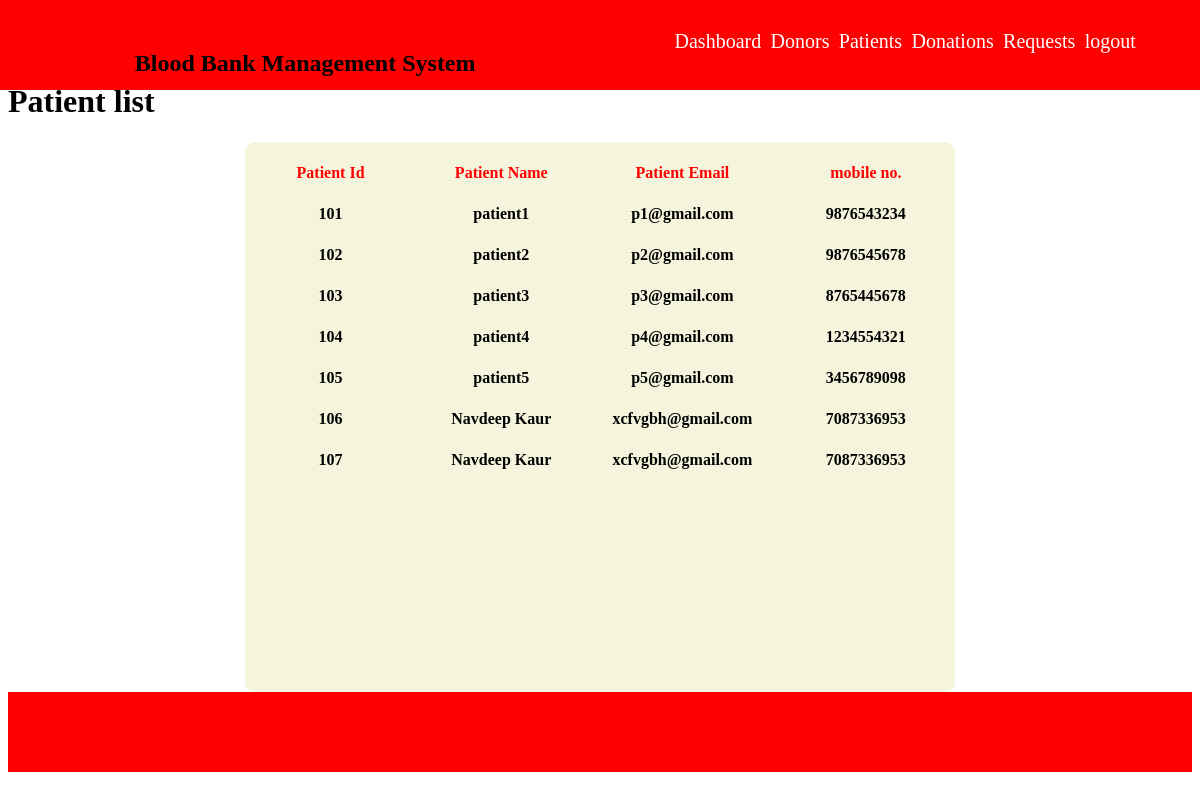
/patient-list.php, run on the app's committed database.
### tables this page shows
CREATE TABLE IF NOT EXISTS `patients` (
  `PID` int NOT NULL AUTO_INCREMENT,
  `NAME` varchar(20) DEFAULT NULL,
  `EMAIL` varchar(20) DEFAULT NULL,
  `PASSWORD` varchar(10) DEFAULT NULL,
  `MOBILE` bigint DEFAULT NULL,
  PRIMARY KEY (`PID`)
);

### patient-list.php (the view, shortened to what this page needs)
<?php
include('connection.php');
?>
<!DOCTYPE html>
<html>
<head>
    <link rel="stylesheet" type="text/css" href="css/s1.css">
</head>
<header>
<div class="full">
    <div class="inner_full">
        <div id="header"><h2>Blood Bank Management System</h2>
        <nav>
        <a href="admin-home.php"> Dashboard</a>
            <a href="donor-list.php"> Donors</a>
            <a href="patient-list.php"> Patients</a>
            <a href="donation-list.php"> Donations</a>
            <a href="request-list.php"> Requests</a>
            <a href="logout.php"> logout</a>
        </nav>
    </div>
    </div>
</div>
</header>
<body>
    <div id="body"><br><br><br>
    <h1>Patient list</h1>
    <center> <div id="form">
        <table>
            <tr>
                <td><center><b>Patient Id</center></td>
                <td><center><b>Patient Name</center></td>
                <td><center><b>Patient Email</center></td>
                <td><center><b>mobile no.</center></td>
            </tr>
            <?php
            $q=$db->query("SELECT *  FROM patients");
            while($r1=$q->fetch(PDO::FETCH_OBJ))
            {
                ?>
                <tr>
                    <td><center><b><font color="black"><?=$r1->PID; ?></center></td>
                    <td><center><b><font color="black"><?=$r1->NAME; ?> </center></td>
                    <td><center><b><font color="black"><?=$r1->EMAIL; ?></center></td>
                    <td><center><b><font color="black"><?=$r1->MOBILE; ?></center></td>
                </tr>
            <?php
            }
            ?>
</table>
</div>
        </body>
<footer>
        <div id="footer"></div>
        </footer>
</html>

### css/s1.css (style rules this page uses)
#header { position:fixed; top:0; left:0; width:100%; height:30px; display:flex; justify-content:space-around; font-size:20; padding:30px 40px; background-color:red; color:black; }
#header nav { width:40%; display:flex; justify-content: space-evenly; align-items:right; font-size:20px; }
#header nav a { color:white; text-decoration:none; position:relative; }
#header nav a::before { content:""; position:absolute; bottom:5px; left:0; background-color:white; width:0%; height:2.5px; transition:.3s; }
#body { height: 650px; width:100%; }
#footer { width:100%; height:80px; background-color:red; }
#form { width:60%; height:550px; background-color:rgba(245, 245, 220, 0.952); color:red; border-radius: 10px; }

### patient-list.php (style rules this page uses)
td { width:200px; height:150 px; padding-top:20px;; }

### data on the page
patients: PID "101", NAME "patient1", EMAIL "p1@gmail.com", MOBILE "9876543234"
patients: PID "102", NAME "patient2", EMAIL "p2@gmail.com", MOBILE "9876545678"
patients: PID "103", NAME "patient3", EMAIL "p3@gmail.com", MOBILE "8765445678"
patients: PID "104", NAME "patient4", EMAIL "p4@gmail.com", MOBILE "1234554321"
patients: PID "105", NAME "patient5", EMAIL "p5@gmail.com", MOBILE "3456789098"
patients: PID "106", NAME "Navdeep Kaur", EMAIL "xcfvgbh@gmail.com", MOBILE "7087336953"
patients: PID "107", NAME "Navdeep Kaur", EMAIL "xcfvgbh@gmail.com", MOBILE "7087336953"
